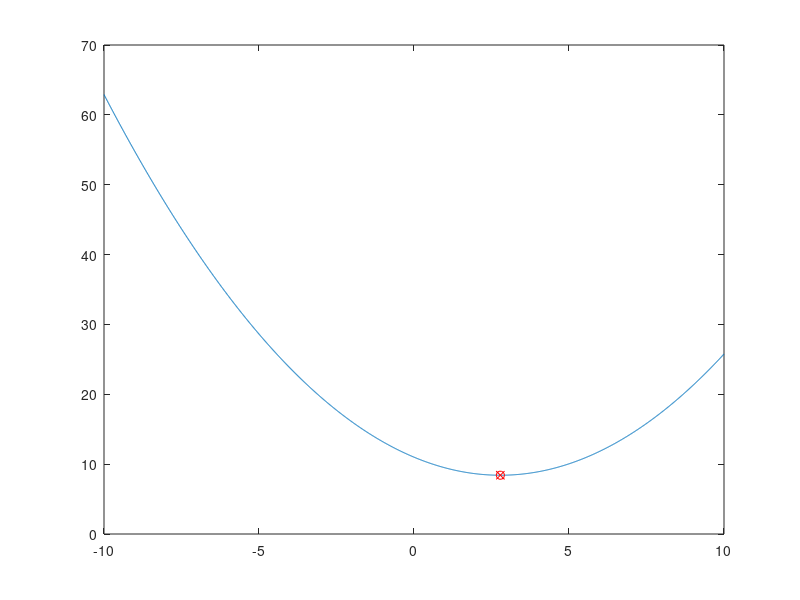

Recreate this plot in MATLAB.
clc; clear all; close all;
 
function x = pochodnaPierwsza(f, x, h)
    x = (f(x + h) - f(x - h)) / (2 * h);
end


function [xm, i] = bisekcja(f, a, b, e)
    xm = (a + b) / 2;
    x1 = a;
    x4 = b;
    i = 1;

    while x4 - x1 > e && abs(pochodnaPierwsza(f, xm, 0.1)) > e
        L = x4 - x1;
        x2 = x1 + 0.25 * L;
        x3 = x4 - 0.25 * L;
        
        if f(x1) > f(x4)
            if f(x2) > f(x4) 
                x1 = xm;
                xm = x3;
                x4 = x4;
            else
                x1 = x2;
                xm = xm;
                x4 = x3;
            end
        else
            if f(x1) < f(x3)
                x1 = x1;
                x4 = xm;
                xm = x2;
            else
                x1 = x2;
                xm = xm;
                x4 = x3;
            end
        end
        i = i + 1;
    end
end

function [xm, i] = zlotyPodzial(f, a, b, e)
   phi = (sqrt(5) - 1) / 2;
   x1 = a;
   x4 = b;
   L = b - a;

   xm = b - phi * L;

   i = 1;

   while x4 - x1 > e && abs(pochodnaPierwsza(f, xm, 0.1)) > e
       L = x4 - x1;
       xm = x4 - phi * L;
       x3 = x1 + phi * L;

       if f(x1) > f(x4)
            x1 = xm;
            x4 = x4;
       else
           x1 = x1;
           x4 = x3;
       end

       i = i + 1;
   end
end



wybor = 2;

switch wybor
    case 1
        f = @(x) x.^2 - x;
        a = 0.25;
        b = 0.75;

    case 2
        f = @(x) 1/3 * x.^2 - 13/7 * x + 11;
        a = -10;
        b = 10;
    case 3
        f = @(x) x.^4 - 12 * x.^3 + x + 4;
        a = -2;
        b = 2;
    otherwise
        f = @(x) -x.^3 + 3 * x.^2 - 3 * x;
        a = -2;
        b = -1;
end


eps = 1e-5;

[x1, n1] = bisekcja(f, a, b, eps)
[x2, n2] = zlotyPodzial(f, a, b, eps)


t = a:0.01:b;
plot(t, f(t))
hold on;
plot(x1, f(x1), 'ro')
plot(x2, f(x2), 'rx')
